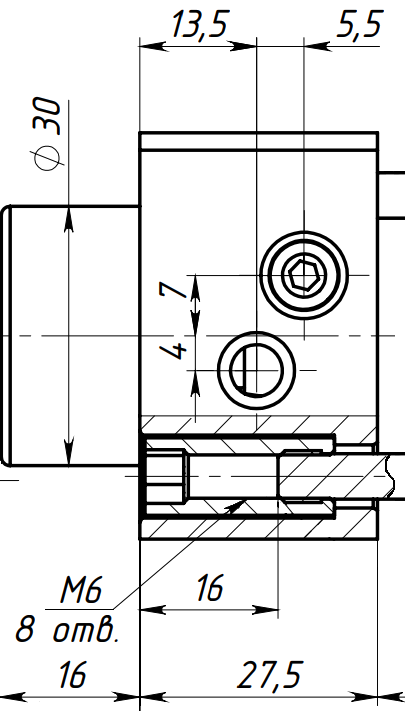
#> input picture Всё старое/front_cover.png, 405 x 711 px
$ python Untitled-1.py
#> lines starting #> are read from the running program, lines starting #| are printed output that depends on the picture; pictures that were not available may be replaced by others from this repository, and a replacement may not be noted
from PIL import Image, ImageDraw, ImageFont

# Функция для создания текста на изображении
def add_text_to_image(image, text, position, font_path, font_size, color="black"):
    draw = ImageDraw.Draw(image)
    font = ImageFont.truetype(font_path, font_size)
    draw.text(position, text, fill=color, font=font)

# Загрузка изображений
front_cover = Image.open('front_cover.png').convert('RGBA')
#> front_cover is the input picture: PIL image 405x711 RGBA; mean R, G, B, A 8.2, 8.2, 8.2, 32.9
rear_cover = Image.open('rear_cover.png').convert('RGBA')
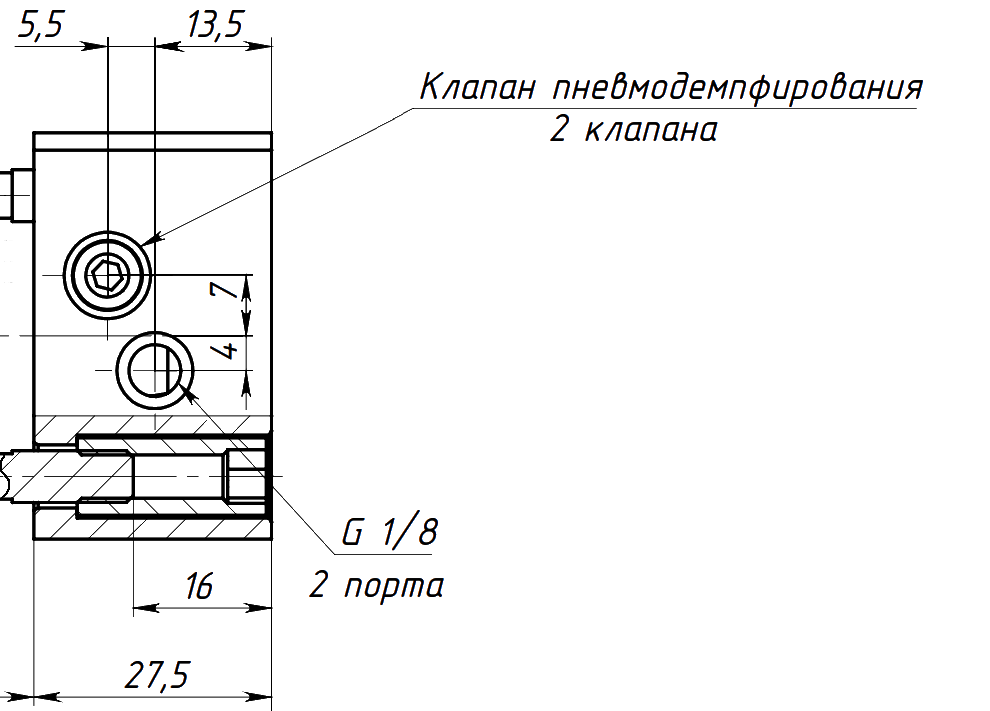
#> input picture Всё старое/rear_cover.png, 990 x 711 px
#> rear_cover is the input picture: PIL image 990x711 RGBA; mean R, G, B, A 2, 2, 2, 12.7
barrel = Image.open('barrel.png').convert('RGBA')
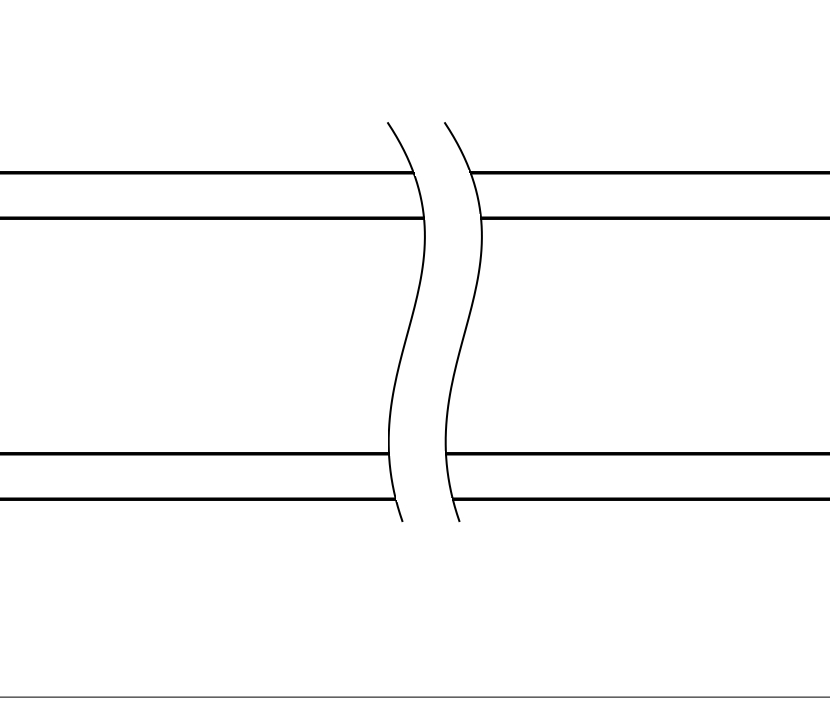
#> input picture Всё старое/barrel big.jpg, 830 x 711 px, given in place of barrel.png, which was not available
rod = Image.open('rod.png').convert('RGBA')
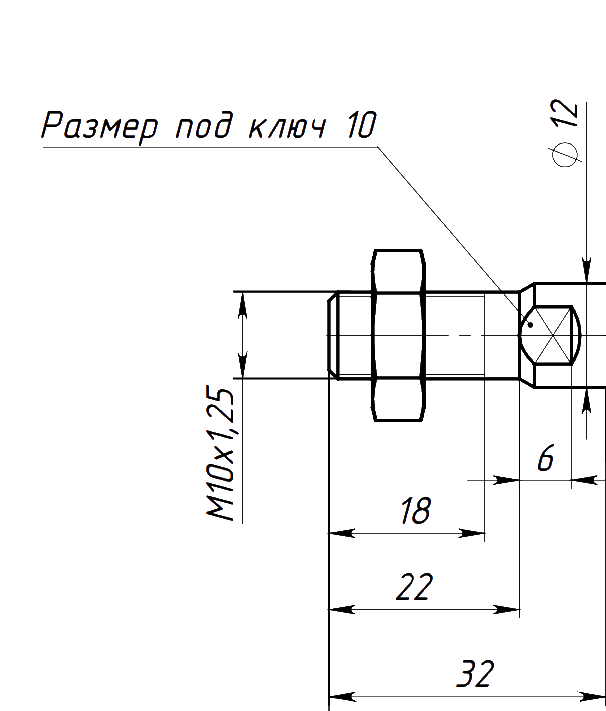
#> input picture Всё старое/rod.png, 606 x 711 px
#> rod is the input picture: PIL image 606x711 RGBA; mean R, G, B, A 1.1, 1, 1.1, 9.5

# Задаем длину гильзы в миллиметрах
barrel_length = int(input("Введи длину гильзы:"))
#> the answer given: 3

output_file = 'pneumatic_cylinder_with_text_on_barrel.png'

# Путь к шрифту
font_path = "C:\\Windows\\Fonts\\arial.ttf"

if barrel_length > 100:
    # Используем специальное изображение для больших гильз
    barrel_big = Image.open('barrel_big.png').convert('RGBA')

    # Создаем новый объект изображения для добавления текста
    image_with_text = barrel_big.copy()

    # Добавляем текст
    text = f"{barrel_length}"
    add_text_to_image(image_with_text, text, (1401, 655), font_path, 38)

    # Сохраняем изображение
    image_with_text.save(output_file)
    print(f"Saved big barrel image to {output_file}")

else:
    # Изменяем размер гильзы
    new_barrel = barrel.resize((round(barrel_length * 8.3), barrel.height))
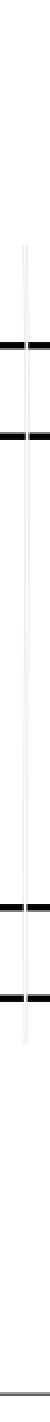
#> new_barrel: PIL image 25x711 RGBA (shown 2 times larger); mean R, G, B, A 249.3, 249.3, 249.3, 255

    # Создаем новое изображение для результата
    result = Image.new('RGBA', (
        rod.width + front_cover.width + new_barrel.width + rear_cover.width,
        max(front_cover.height, new_barrel.height, rear_cover.height, rod.height)
    ), (255, 255, 255, 0))

    # Вычисляем вертикальные смещения для выравнивания элементов
    barrel_y_position = (result.height - new_barrel.height) // 2
#> barrel_y_position = 0
    front_cover_y_position = (result.height - front_cover.height) // 2
#> front_cover_y_position = 0
    rear_cover_y_position = (result.height - rear_cover.height) // 2
#> rear_cover_y_position = 0
    rod_y_position = (result.height - rod.height) // 2
#> rod_y_position = 0

    # Вставляем элементы
    result.paste(rod, (0, rod_y_position), rod)
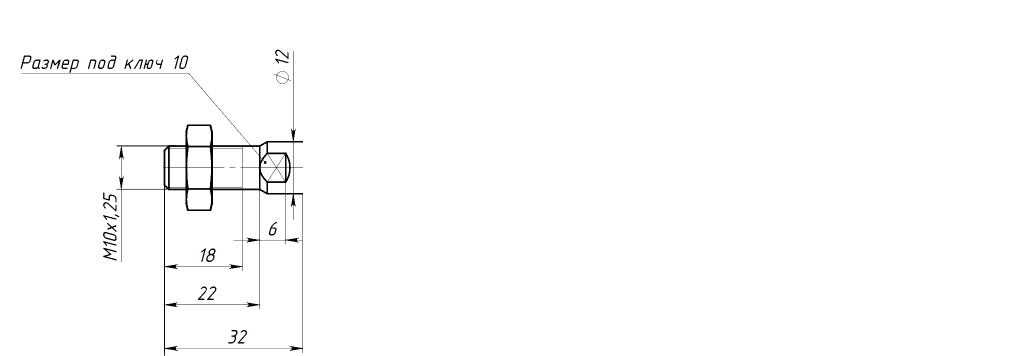
#> result: PIL image 2026x711 RGBA (shown at 1/2 size); mean R, G, B, A 252.5, 252.5, 252.5, 2.8; transparent parts drawn white
    result.paste(front_cover, (rod.width, front_cover_y_position), front_cover)
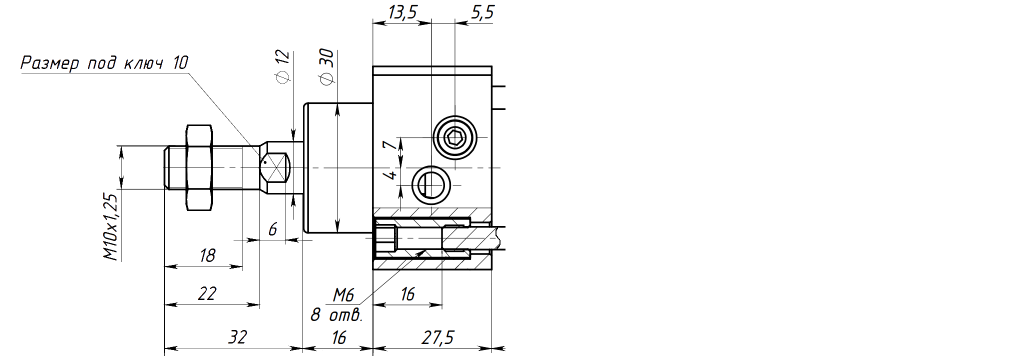
#> result: PIL image 2026x711 RGBA (shown at 1/2 size); mean R, G, B, A 247.5, 247.5, 247.5, 9.4; transparent parts drawn white
    result.paste(new_barrel, (rod.width + front_cover.width, barrel_y_position), new_barrel)
    result.paste(rear_cover, (rod.width + front_cover.width + new_barrel.width, rear_cover_y_position), rear_cover)
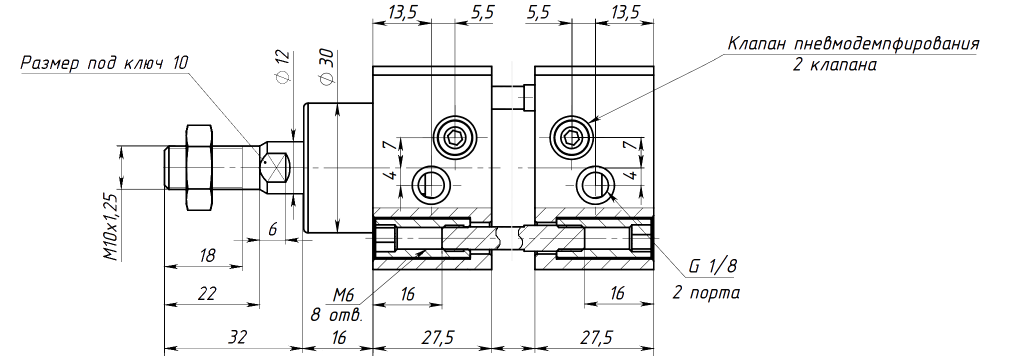
#> result: PIL image 2026x711 RGBA (shown at 1/2 size); mean R, G, B, A 242.2, 242.2, 242.2, 18.8; transparent parts drawn white

    # Создаем новое изображение, которое будет результатом
    result_with_text = result.copy()

    # Добавляем текст
    text = f"{barrel_length}"
    text_x_position = rod.width + front_cover.width + (new_barrel.width // 2) - 25
#> text_x_position = 998
    text_y_position = barrel_y_position + new_barrel.height - 58  # Переместить текст ниже
#> text_y_position = 653
    add_text_to_image(result_with_text, text, (text_x_position, text_y_position), font_path, 38)

    # Сохраняем изображение
    result_with_text.save(output_file)
    print(f"Saved result image with text to {output_file}")
